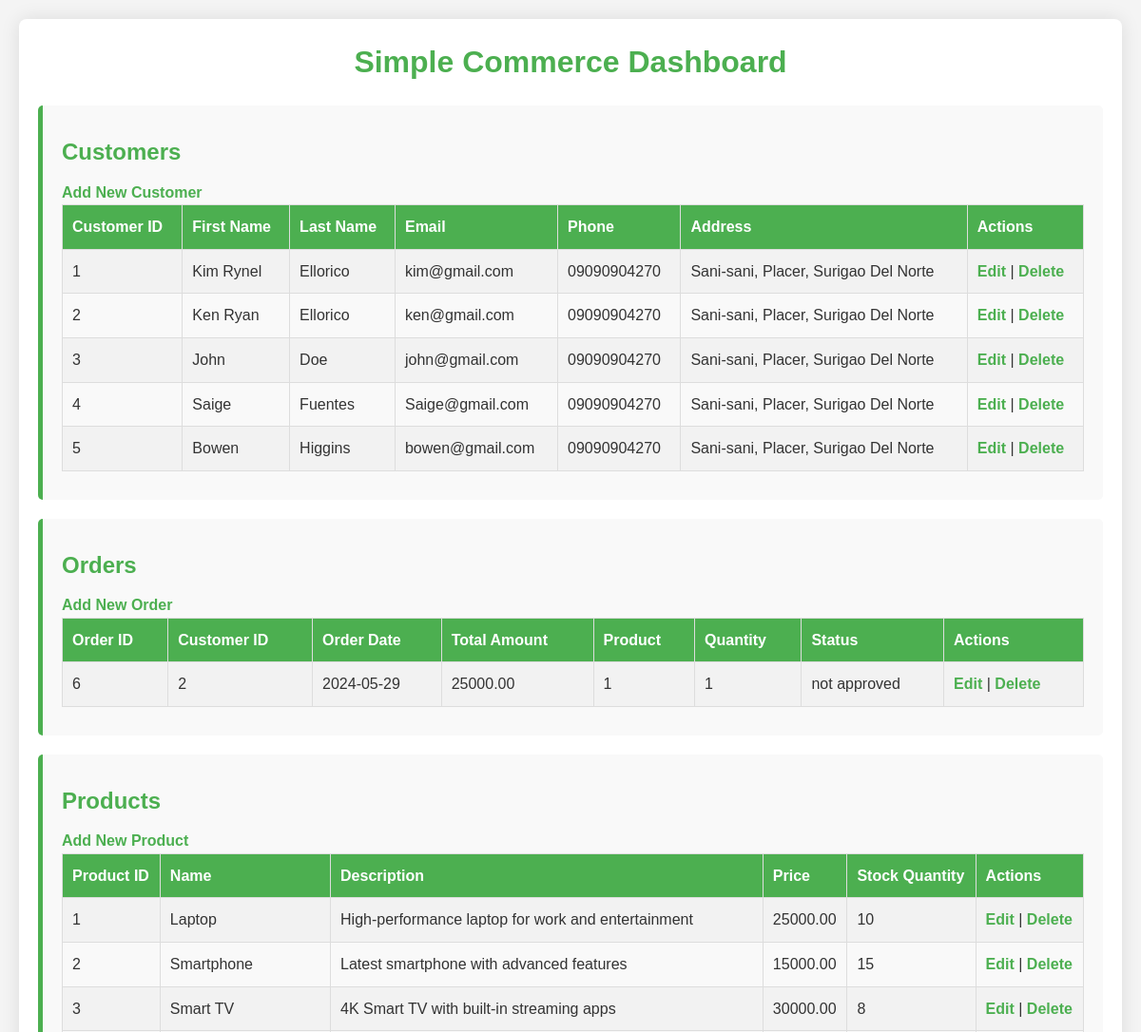
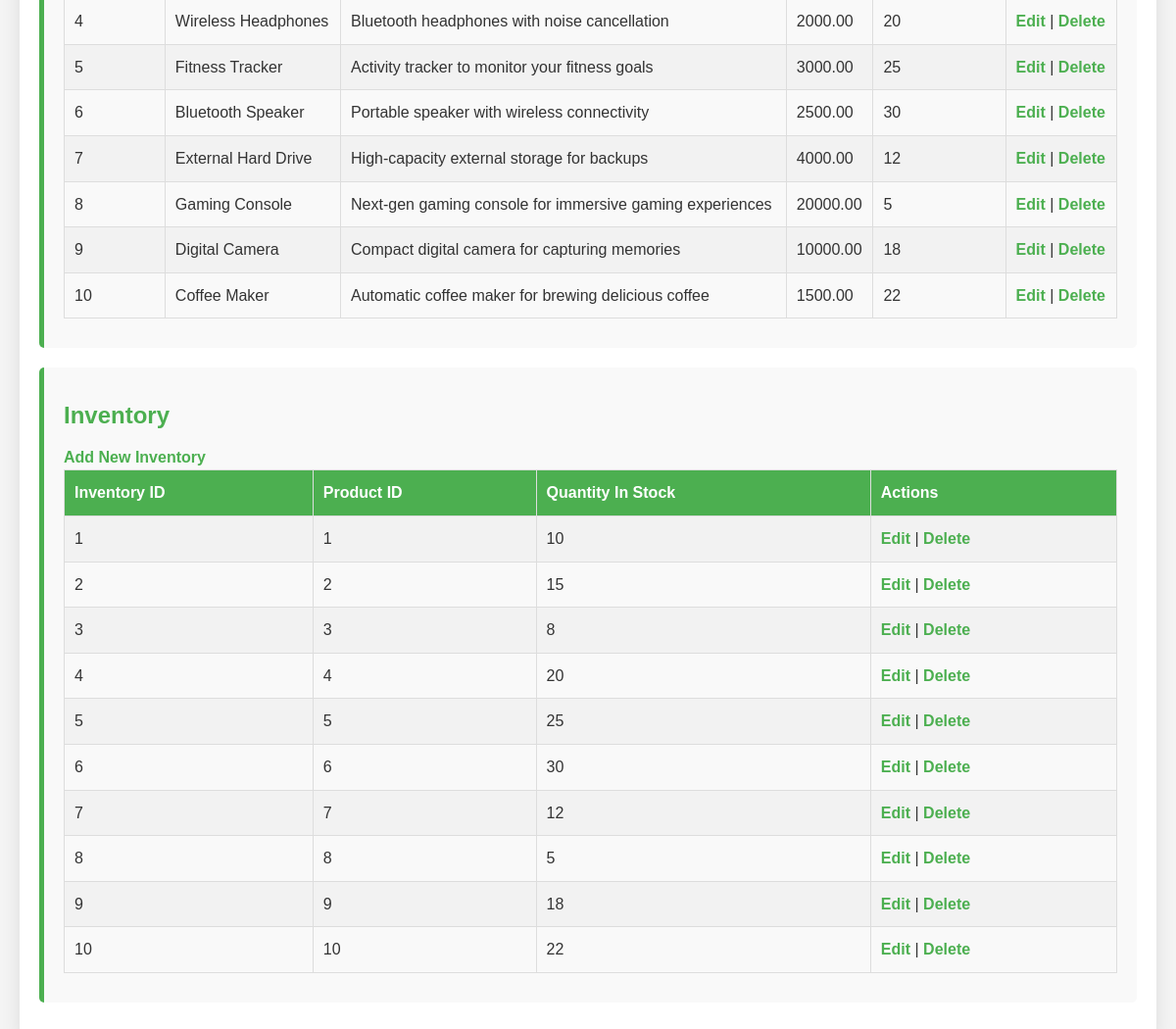
The page / on the database its author committed (2 pictures, top to bottom).
### tables this page shows
CREATE TABLE `customer` (
  `Customer_id` int(11) NOT NULL,
  `FirstName` varchar(255) DEFAULT NULL,
  `LastName` varchar(255) DEFAULT NULL,
  `Email` varchar(255) DEFAULT NULL,
  `Phone` varchar(255) DEFAULT NULL,
  `Address` varchar(255) DEFAULT NULL
);

CREATE TABLE `order` (
  `Order_id` int(11) NOT NULL,
  `Customer_id` int(11) DEFAULT NULL,
  `OrderDate` date DEFAULT NULL,
  `TotalAmount` decimal(10,2) DEFAULT NULL,
  `Status` varchar(255) DEFAULT NULL,
  `Product` varchar(255) DEFAULT NULL,
  `Quantity` int(11) DEFAULT NULL
);

CREATE TABLE `product` (
  `Product_id` int(11) NOT NULL,
  `name` varchar(255) DEFAULT NULL,
  `Description` varchar(255) DEFAULT NULL,
  `Price` decimal(10,2) DEFAULT NULL,
  `StockQuantity` int(11) DEFAULT NULL
);

CREATE TABLE `inventory` (
  `Inventory_id` int(11) NOT NULL,
  `Product_id` int(11) DEFAULT NULL,
  `QuantityInStock` int(11) DEFAULT NULL
);

### Products/products.php (the view, shortened to what this page needs)
<?php
include 'db_config.php';
$sql = "SELECT * FROM Product";
$result = $conn->query($sql);
echo "<a href='Products/create_product.php'>Add New Product</a>";
if ($result->num_rows > 0) {
    echo "<table><tr><th>Product ID</th><th>Name</th><th>Description</th><th>Price</th><th>Stock Quantity</th><th>Actions</th></tr>";
    while($row = $result->fetch_assoc()) {
        echo "<tr><td>" . $row["Product_id"]. "</td><td>" . $row["name"]. "</td><td>" . $row["Description"]. "</td><td>" . $row["Price"]. "</td><td>" . $row["StockQuantity"]. "</td>";
        echo "<td><a href='Products/edit_product.php?id=".$row["Product_id"]."'>Edit</a> | <a href='Products/delete_product.php?id=".$row["Product_id"]."'>Delete</a></td></tr>";
    }
    echo "</table>";
} else {
    echo "0 results";
}
?>

### index.php (shortened to what this page needs)
<!DOCTYPE html>
<html lang="en">
<head>
    <link rel="stylesheet" href="style.css">
</head>
<body>
    <div class="container">
        <h1>Simple Commerce Dashboard</h1>
        <div class="section">
            <h2>Customers</h2>
            <?php include 'Customers/customers.php'; ?>
        </div>
        <div class="section">
            <h2>Orders</h2>
            <?php include 'Orders/orders.php'; ?>
        </div>
        <div class="section">
            <h2>Products</h2>
            <?php include 'Products/products.php'; ?>
        </div>
        <div class="section">
            <h2>Inventory</h2>
            <?php include 'Inventory/inventory.php'; ?>
        </div>
    </div>
</body>
</html>

### Customers/customers.php (shortened to what this page needs)
<?php
include 'db_config.php';
$sql = "SELECT * FROM Customer";
$result = $conn->query($sql);
echo "<a href='Customers/create_customer.php'>Add New Customer</a>";
if ($result->num_rows > 0) {
    echo "<table><tr><th>Customer ID</th><th>First Name</th><th>Last Name</th><th>Email</th><th>Phone</th><th>Address</th><th>Actions</th></tr>";
    while($row = $result->fetch_assoc()) {
        echo "<tr><td>" . $row["Customer_id"]. "</td><td>" . $row["FirstName"]. "</td><td>" . $row["LastName"]. "</td><td>" . $row["Email"]. "</td><td>" . $row["Phone"]. "</td><td>" . $row["Address"]. "</td>";
        echo "<td><a href='Customers/edit_customer.php?id=".$row["Customer_id"]."'>Edit</a> | <a href='Customers/delete_customer.php?id=".$row["Customer_id"]."'>Delete</a></td></tr>";
    }
    echo "</table>";
} else {
    echo "0 results";
}
?>

### Orders/orders.php (shortened to what this page needs)
<?php
include 'db_config.php';
$sql = "SELECT * FROM `Order`";
$result = $conn->query($sql);
echo "<a href='Orders/create_order.php'>Add New Order</a>";
if ($result->num_rows > 0) {
    echo "<table><tr><th>Order ID</th><th>Customer ID</th><th>Order Date</th><th>Total Amount</th><th>Product</th><th>Quantity</th><th>Status</th><th>Actions</th></tr>";
    while($row = $result->fetch_assoc()) {
        echo "<tr><td>" . $row["Order_id"]. "</td><td>" . $row["Customer_id"]. "</td><td>" . $row["OrderDate"]. "</td><td>" . $row["TotalAmount"]. "</td><td>" . $row["Product"]. "</td><td>" . $row["Quantity"]. "</td><td>" . $row["Status"]. "</td>";
        echo "<td><a href='Orders/edit_order.php?id=".$row["Order_id"]."'>Edit</a> | <a href='Orders/delete_order.php?id=".$row["Order_id"]."'>Delete</a></td></tr>";
    }
    echo "</table>";
} else {
    echo "0 results";
}
?>

### Inventory/inventory.php (shortened to what this page needs)
<?php
include 'db_config.php';
$sql = "SELECT * FROM Inventory";
$result = $conn->query($sql);
echo "<a href='Inventory/create_inventory.php'>Add New Inventory</a>";
if ($result->num_rows > 0) {
    echo "<table><tr><th>Inventory ID</th><th>Product ID</th><th>Quantity In Stock</th><th>Actions</th></tr>";
    while($row = $result->fetch_assoc()) {
        echo "<tr><td>" . $row["Inventory_id"]. "</td><td>" . $row["Product_id"]. "</td><td>" . $row["QuantityInStock"]. "</td>";
        echo "<td><a href='Inventory/edit_inventory.php?id=".$row["Inventory_id"]."'>Edit</a> | <a href='Inventory/delete_inventory.php?id=".$row["Inventory_id"]."'>Delete</a></td></tr>";
    }
    echo "</table>";
} else {
    echo "0 results";
}
?>

### style.css (style rules this page uses)
body, h1, h2, p, table { margin: 0; padding: 0; font-family: Arial, sans-serif; }
body { background-color: #f4f4f4; color: #333; line-height: 1.6; padding: 20px; }
.container { max-width: 1200px; margin: 0 auto; padding: 20px; background: #fff; box-shadow: 0 0 20px rgba(0, 0, 0, 0.1); border-radius: 8px; }
h1 { text-align: center; margin-bottom: 20px; color: #4CAF50; }
h2 { margin-top: 20px; margin-bottom: 10px; color: #4CAF50; }
.section { margin-bottom: 20px; padding: 10px 20px; border-left: 5px solid #4CAF50; background-color: #f9f9f9; border-radius: 5px; }
table { width: 100%; border-collapse: collapse; margin-bottom: 20px; }
table th, table td { border: 1px solid #ddd; padding: 10px; text-align: left; }
table th { background-color: #4CAF50; color: white; }
table tr:nth-child(even) { background-color: #f2f2f2; }
a { color: #4CAF50; text-decoration: none; font-weight: bold; }

### rows shown on the page
customer: Customer_id "1", FirstName "Kim Rynel", LastName "Ellorico", Email "kim@gmail.com", Phone "09090904270", Address "Sani-sani, Placer, Surigao Del Norte"
customer: Customer_id "2", FirstName "Ken Ryan", LastName "Ellorico", Email "ken@gmail.com", Phone "09090904270", Address "Sani-sani, Placer, Surigao Del Norte"
customer: Customer_id "3", FirstName "John", LastName "Doe", Email "john@gmail.com", Phone "09090904270", Address "Sani-sani, Placer, Surigao Del Norte"
customer: Customer_id "4", FirstName "Saige", LastName "Fuentes", Email "Saige@gmail.com", Phone "09090904270", Address "Sani-sani, Placer, Surigao Del Norte"
customer: Customer_id "5", FirstName "Bowen", LastName "Higgins", Email "bowen@gmail.com", Phone "09090904270", Address "Sani-sani, Placer, Surigao Del Norte"
order: Order_id "6", Customer "2", OrderDate "2024-05-29", TotalAmount "25000.00", Product "1", Quantity "1", Status "not approved"
product: Product_id "1", name "Laptop", Description "High-performance laptop for work and entertainment", Price "25000.00", StockQuantity "10"
product: Product_id "2", name "Smartphone", Description "Latest smartphone with advanced features", Price "15000.00", StockQuantity "15"
product: Product_id "3", name "Smart TV", Description "4K Smart TV with built-in streaming apps", Price "30000.00", StockQuantity "8"
product: Product_id "4", name "Wireless Headphones", Description "Bluetooth headphones with noise cancellation", Price "2000.00", StockQuantity "20"
product: Product_id "5", name "Fitness Tracker", Description "Activity tracker to monitor your fitness goals", Price "3000.00", StockQuantity "25"
product: Product_id "6", name "Bluetooth Speaker", Description "Portable speaker with wireless connectivity", Price "2500.00", StockQuantity "30"
product: Product_id "7", name "External Hard Drive", Description "High-capacity external storage for backups", Price "4000.00", StockQuantity "12"
product: Product_id "8", name "Gaming Console", Description "Next-gen gaming console for immersive gaming experiences", Price "20000.00", StockQuantity "5"
product: Product_id "9", name "Digital Camera", Description "Compact digital camera for capturing memories", Price "10000.00", StockQuantity "18"
product: Product_id "10", name "Coffee Maker", Description "Automatic coffee maker for brewing delicious coffee", Price "1500.00", StockQuantity "22"
inventory: Inventory_id "1", Product "1", QuantityInStock "10"
inventory: Inventory_id "2", Product "2", QuantityInStock "15"
inventory: Inventory_id "3", Product "3", QuantityInStock "8"
inventory: Inventory_id "4", Product "4", QuantityInStock "20"
inventory: Inventory_id "5", Product "5", QuantityInStock "25"
inventory: Inventory_id "6", Product "6", QuantityInStock "30"
inventory: Inventory_id "7", Product "7", QuantityInStock "12"
inventory: Inventory_id "8", Product "8", QuantityInStock "5"
inventory: Inventory_id "9", Product "9", QuantityInStock "18"
inventory: Inventory_id "10", Product "10", QuantityInStock "22"
